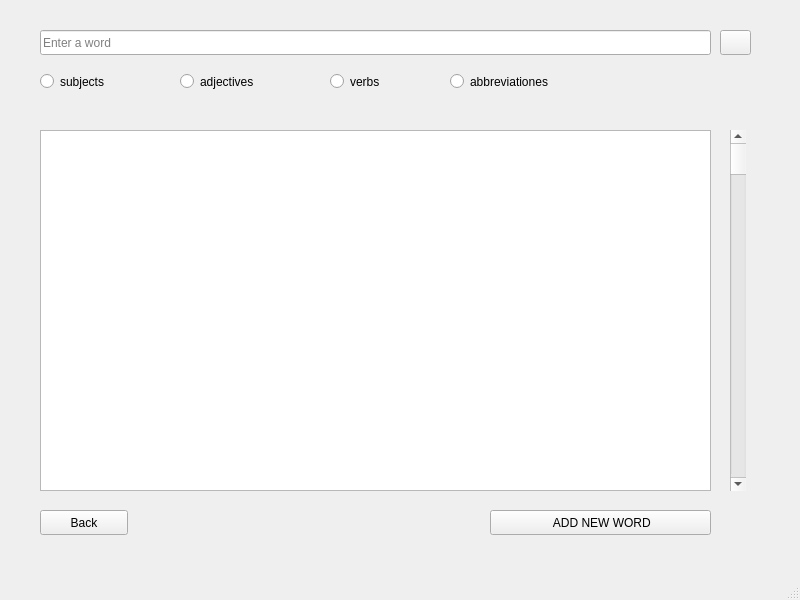
<?xml version="1.0" encoding="UTF-8"?>
<ui version="4.0">
 <class>MainWindow</class>
 <widget class="QMainWindow" name="MainWindow">
  <property name="geometry">
   <rect>
    <x>0</x>
    <y>0</y>
    <width>800</width>
    <height>600</height>
   </rect>
  </property>
  <property name="windowTitle">
   <string>MainWindow</string>
  </property>
  <widget class="QWidget" name="centralwidget">
   <widget class="QPushButton" name="pushButton">
    <property name="geometry">
     <rect>
      <x>720</x>
      <y>30</y>
      <width>31</width>
      <height>25</height>
     </rect>
    </property>
    <property name="text">
     <string/>
    </property>
    <property name="icon">
     <iconset>
      <normaloff>../../Pictures/find.png</normaloff>../../Pictures/find.png</iconset>
    </property>
   </widget>
   <widget class="QLineEdit" name="lineEdit">
    <property name="geometry">
     <rect>
      <x>40</x>
      <y>30</y>
      <width>671</width>
      <height>25</height>
     </rect>
    </property>
    <property name="inputMask">
     <string/>
    </property>
    <property name="text">
     <string/>
    </property>
    <property name="placeholderText">
     <string>Enter a word</string>
    </property>
   </widget>
   <widget class="QRadioButton" name="subjects_include">
    <property name="geometry">
     <rect>
      <x>40</x>
      <y>70</y>
      <width>111</width>
      <height>23</height>
     </rect>
    </property>
    <property name="text">
     <string>subjects</string>
    </property>
   </widget>
   <widget class="QRadioButton" name="adjectives_include">
    <property name="geometry">
     <rect>
      <x>180</x>
      <y>70</y>
      <width>111</width>
      <height>23</height>
     </rect>
    </property>
    <property name="text">
     <string>adjectives</string>
    </property>
   </widget>
   <widget class="QRadioButton" name="verbs_include">
    <property name="geometry">
     <rect>
      <x>330</x>
      <y>70</y>
      <width>111</width>
      <height>23</height>
     </rect>
    </property>
    <property name="text">
     <string>verbs</string>
    </property>
   </widget>
   <widget class="QRadioButton" name="abbreviationes_include">
    <property name="geometry">
     <rect>
      <x>450</x>
      <y>70</y>
      <width>131</width>
      <height>23</height>
     </rect>
    </property>
    <property name="text">
     <string>abbreviationes</string>
    </property>
   </widget>
   <widget class="QTableWidget" name="tableWidget">
    <property name="geometry">
     <rect>
      <x>40</x>
      <y>130</y>
      <width>671</width>
      <height>361</height>
     </rect>
    </property>
   </widget>
   <widget class="QScrollBar" name="verticalScrollBar">
    <property name="geometry">
     <rect>
      <x>730</x>
      <y>130</y>
      <width>16</width>
      <height>361</height>
     </rect>
    </property>
    <property name="orientation">
     <enum>Qt::Vertical</enum>
    </property>
   </widget>
   <widget class="QPushButton" name="to_add_word">
    <property name="geometry">
     <rect>
      <x>490</x>
      <y>510</y>
      <width>221</width>
      <height>25</height>
     </rect>
    </property>
    <property name="text">
     <string> ADD NEW WORD</string>
    </property>
    <property name="icon">
     <iconset>
      <normaloff>../../Pictures/plus_in_circle.png</normaloff>../../Pictures/plus_in_circle.png</iconset>
    </property>
   </widget>
   <widget class="QPushButton" name="back">
    <property name="geometry">
     <rect>
      <x>40</x>
      <y>510</y>
      <width>88</width>
      <height>25</height>
     </rect>
    </property>
    <property name="text">
     <string>Back</string>
    </property>
   </widget>
  </widget>
  <widget class="QMenuBar" name="menubar">
   <property name="geometry">
    <rect>
     <x>0</x>
     <y>0</y>
     <width>800</width>
     <height>22</height>
    </rect>
   </property>
  </widget>
  <widget class="QStatusBar" name="statusbar"/>
 </widget>
 <resources/>
 <connections/>
</ui>
